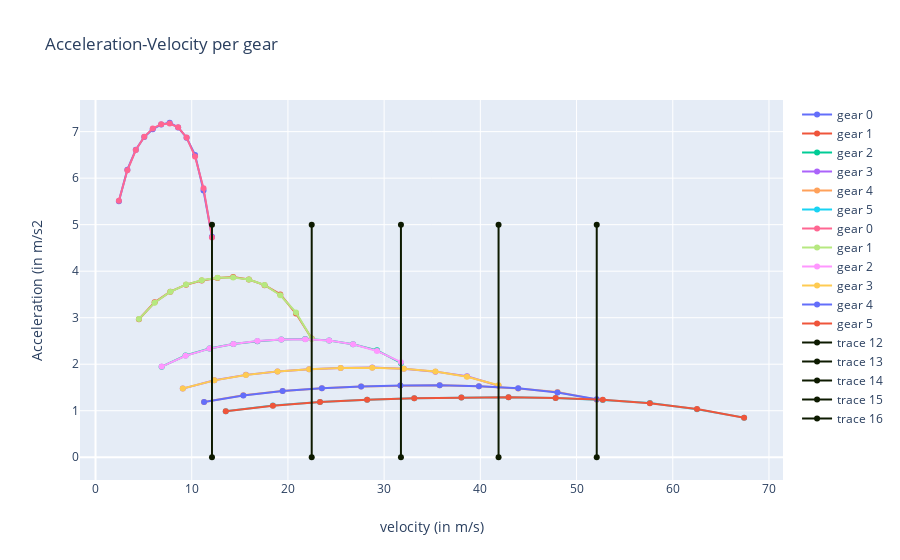

Notebook source saved alongside this figure:
### Markdown cell above
# Compute and plot final acceleration curve per gear

### Code cell
outputs = sol['outputs'] # outputs of the dispatcher
layout = go.Layout(title="Acceleration-Velocity per gear",
                xaxis=dict(title='velocity (in m/s)'),
                yaxis=dict(title='Acceleration (in m/s2'))
data = [
    dict(x=x , y=y, name='gear %d'%i) for i, (x, y) in enumerate(zip(outputs['speed_per_gear'],outputs['acc_per_gear']))
] + [
    dict(x=x, y=np.polyval(p, x), name='gear %d'%i) for i, (x, p) in enumerate(zip(outputs['speed_per_gear'], outputs['coefs_per_gear']))
] + [dict(x=[gear, gear], y=[0,5], line=dict(color='#0D1A00')) for gear in outputs['gs']]
fig = go.Figure(data=data, layout=layout)
iplot(fig)

### Figure 1 — Plotly figure (JSON) as saved in the notebook; plotly's stock layout.template omitted (floating-point values rounded to 4 significant figures)
{"data": [{"name": "gear 0", "type": "scatter", "x": [2.431, 3.311, 4.19, 5.07, 5.949, 6.828, 7.708, 8.587, 9.467, 10.35, 11.23, 12.1], "y": [5.506, 6.183, 6.609, 6.886, 7.053, 7.153, 7.191, 7.091, 6.869, 6.5, 5.735, 4.742]}, {"name": "gear 1", "type": "scatter", "x": [4.513, 6.146, 7.779, 9.411, 11.04, 12.68, 14.31, 15.94, 17.57, 19.21, 20.84, 22.47], "y": [2.966, 3.331, 3.56, 3.709, 3.799, 3.853, 3.874, 3.82, 3.7, 3.501, 3.089, 2.554]}, {"name": "gear 2", "type": "scatter", "x": [6.876, 9.363, 11.85, 14.34, 16.82, 19.31, 21.8, 24.29, 26.77, 29.26, 31.75], "y": [1.947, 2.186, 2.337, 2.435, 2.494, 2.529, 2.543, 2.507, 2.429, 2.298, 2.028]}, {"name": "gear 3", "type": "scatter", "x": [9.074, 12.36, 15.64, 18.92, 22.2, 25.48, 28.76, 32.05, 35.33, 38.61, 41.89], "y": [1.475, 1.657, 1.771, 1.845, 1.89, 1.917, 1.927, 1.9, 1.841, 1.742, 1.537]}, {"name": "gear 4", "type": "scatter", "x": [11.28, 15.37, 19.45, 23.53, 27.61, 31.69, 35.77, 39.85, 43.93, 48.02, 52.1], "y": [1.186, 1.332, 1.424, 1.484, 1.52, 1.541, 1.549, 1.528, 1.48, 1.401, 1.236]}, {"name": "gear 5", "type": "scatter", "x": [13.54, 18.44, 23.34, 28.23, 33.13, 38.03, 42.93, 47.82, 52.72, 57.62, 62.52, 67.41], "y": [0.9887, 1.11, 1.187, 1.236, 1.266, 1.284, 1.291, 1.273, 1.233, 1.167, 1.03, 0.8515]}, {"name": "gear 0", "type": "scatter", "x": [2.431, 3.311, 4.19, 5.07, 5.949, 6.828, 7.708, 8.587, 9.467, 10.35, 11.23, 12.1], "y": [5.515, 6.169, 6.605, 6.89, 7.067, 7.161, 7.175, 7.093, 6.875, 6.465, 5.781, 4.725]}, {"name": "gear 1", "type": "scatter", "x": [4.513, 6.146, 7.779, 9.411, 11.04, 12.68, 14.31, 15.94, 17.57, 19.21, 20.84, 22.47], "y": [2.971, 3.323, 3.558, 3.711, 3.807, 3.857, 3.865, 3.821, 3.704, 3.482, 3.114, 2.545]}, {"name": "gear 2", "type": "scatter", "x": [6.876, 9.363, 11.85, 14.34, 16.82, 19.31, 21.8, 24.29, 26.77, 29.26, 31.75], "y": [1.95, 2.181, 2.336, 2.436, 2.499, 2.532, 2.537, 2.508, 2.431, 2.286, 2.044]}, {"name": "gear 3", "type": "scatter", "x": [9.074, 12.36, 15.64, 18.92, 22.2, 25.48, 28.76, 32.05, 35.33, 38.61, 41.89], "y": [1.478, 1.653, 1.77, 1.846, 1.894, 1.919, 1.923, 1.9, 1.842, 1.732, 1.549]}, {"name": "gear 4", "type": "scatter", "x": [11.28, 15.37, 19.45, 23.53, 27.61, 31.69, 35.77, 39.85, 43.93, 48.02, 52.1], "y": [1.188, 1.329, 1.423, 1.484, 1.523, 1.543, 1.546, 1.528, 1.481, 1.393, 1.246]}, {"name": "gear 5", "type": "scatter", "x": [13.54, 18.44, 23.34, 28.23, 33.13, 38.03, 42.93, 47.82, 52.72, 57.62, 62.52, 67.41], "y": [0.9902, 1.108, 1.186, 1.237, 1.269, 1.286, 1.288, 1.274, 1.235, 1.161, 1.038, 0.8485]}, {"line": {"color": "#0D1A00"}, "type": "scatter", "x": [12.1, 12.1], "y": [0, 5]}, {"line": {"color": "#0D1A00"}, "type": "scatter", "x": [22.47, 22.47], "y": [0, 5]}, {"line": {"color": "#0D1A00"}, "type": "scatter", "x": [31.75, 31.75], "y": [0, 5]}, {"line": {"color": "#0D1A00"}, "type": "scatter", "x": [41.89, 41.89], "y": [0, 5]}, {"line": {"color": "#0D1A00"}, "type": "scatter", "x": [52.1, 52.1], "y": [0, 5]}], "layout": {"title": {"text": "Acceleration-Velocity per gear"}, "xaxis": {"title": {"text": "velocity (in m/s)"}}, "yaxis": {"title": {"text": "Acceleration (in m/s2"}}}}
